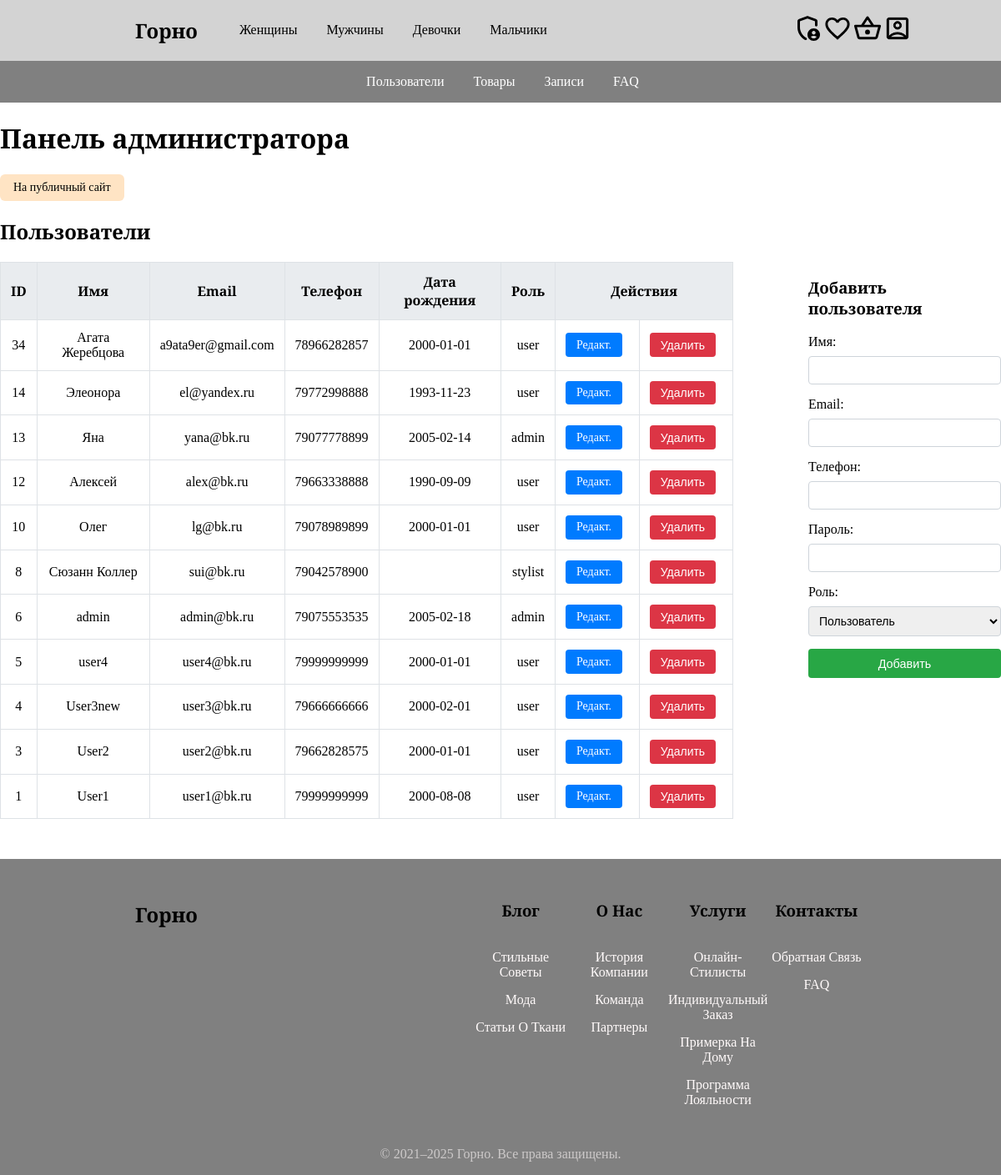
The app's page /admin/index.php?section=users (signed in), older data.
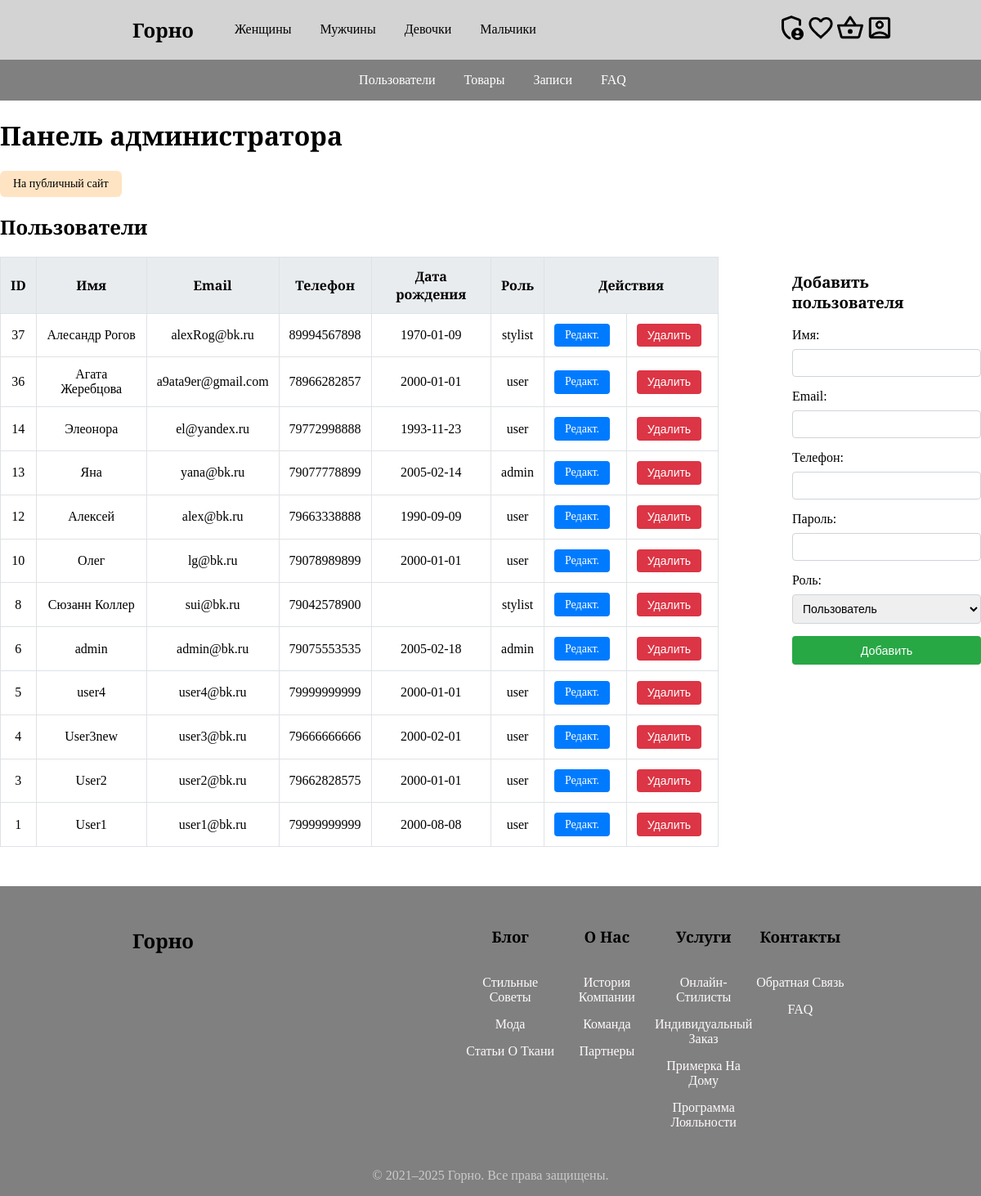
The same page, newer data.
### tables this page shows
CREATE TABLE `users` (
  `id` int NOT NULL AUTO_INCREMENT,
  `name` varchar(100) NOT NULL,
  `email` varchar(100) NOT NULL,
  `phone` varchar(15) DEFAULT NULL,
  `password` varchar(255) NOT NULL,
  `birthdate` date DEFAULT NULL,
  `role` enum('user','admin','stylist') DEFAULT 'user',
  `created_at` timestamp NULL DEFAULT CURRENT_TIMESTAMP,
  `is_verified` tinyint(1) DEFAULT '0',
  `verification_token` varchar(255) DEFAULT NULL,
  PRIMARY KEY (`id`),
  UNIQUE KEY `email` (`email`)
);

### admin/users.php (the view, shortened to what this page needs)
<?php
require_once __DIR__ . '/../config/db.php';
$edit = null;
$result = $conn->query("SELECT id, name, email, phone, birthdate, role FROM users ORDER BY id DESC");
?>
<h2>Пользователи</h2>
<section>
    <div>
        <table>
            <thead>
                <tr>
                    <th>ID</th>
                    <th>Имя</th>
                    <th>Email</th>
                    <th>Телефон</th>
                    <th>Дата рождения</th>
                    <th>Роль</th>
                    <th colspan="2">Действия</th>
                </tr>
            </thead>
            <tbody>
                <?php while($u=$result->fetch_assoc()): ?>
                    <tr>
                        <td><?=htmlspecialchars($u['id']) ?></td>
                        <td><?=htmlspecialchars($u['name'])?></td>
                        <td><?=htmlspecialchars($u['email'])?></td>
                        <td><?=htmlspecialchars($u['phone']   ?? '')?></td>
                        <td><?=htmlspecialchars($u['birthdate']??'')?></td>
                        <td><?=htmlspecialchars($u['role'])?></td>
                        <td><a href="?section=users&edit_id=<?= htmlspecialchars($u['id']) ?>">Редакт.</a></td>
                        <td>
                            <form action="/delete/user.php" method="POST" style="display:inline">
                                <button type="submit" onclick="return confirm('Удалить #<?= htmlspecialchars($u['id']) ?>?')">
                                Удалить</button>
                            </form>
                        </td>
                    </tr>
                <?php endwhile; ?>
            </tbody>
        </table>
    </div>
    <div class="form">
        <?php if ($edit): ?>
            <?php require __DIR__ . '/../admin/edit/user.php'; ?>
        <?php else: ?>
            <?php require __DIR__ . '/../admin/add/user.php'; ?>
        <?php endif; ?>
    </div>
</section>

### templates/header.php (shortened to what this page needs)
<?php
$genders = [
    'Женщины' => 'f',
    'Мужчины'  => 'm',
    'Девочки'  => 'g',
    'Мальчики' => 'b',
];
?>
<!doctype html>
<html lang="ru">
<head>
    <link rel="stylesheet" href="<?= CSS_URL ?>styles.css">
    <?php if (isset($_SESSION['role']) && $_SESSION['role'] === 'admin'): ?>
        <link rel="stylesheet" href="<?= CSS_URL ?>admin.css">
    <?php endif; ?>
</head>
<body>
<header class="header">
    <nav class="header-container">
        <div class="header-logo">
            <a href="/index.php">
                <h1>Горно</h1>
            </a>
        </div>
        <ul class="header-menu">
            <?php foreach ($genders as $label => $genderKey): ?>
            <li>
                <a href="/catalog&gender=<?= htmlspecialchars($genderKey) ?>">
                <?= htmlspecialchars($label) ?>
                </a>
            </li>
            <?php endforeach; ?>
        </ul>
        <div class="user-actions">
            <?php if (isset($_SESSION['role']) && $_SESSION['role'] === 'admin'): ?>
                <a href="/admin/index.php" class="icon-link" title="Админ-панель">
                    <img src="<?= ICONS_URL ?>admin-panel.svg" alt="Админ-панель">
                </a>
            <?php endif; ?>
            <a href="/favorite" class="icon-link">
                <img src="<?= ICONS_URL ?>favorite-default.svg" alt="Избранные" />
            </a>
            <a href="/cart" class="icon-link">
                <img src="<?= ICONS_URL ?>shopping-cart.svg" alt="Корзина" />
            </a>
            <?php if (isset($_SESSION['name'])): ?>
                <a href="/profile" class="icon-link">
                    <img src="<?= ICONS_URL ?>account.svg" alt="Профиль">
                </a>
            <?php else: ?>
                <a href="javascript:void(0);" class="icon-link" onclick="openLoginModal()">
                    <img src="<?= ICONS_URL ?>login.svg" alt="Вход">
                </a>
            <?php endif; ?>
        </div>
    </nav>
</header>

### admin/menu.php
<nav class="admin-nav">
  <ul>
    <li><a href="index.php?section=users">Пользователи</a></li>
    <li><a href="index.php?section=products">Товары</a></li>
    <li><a href="index.php?section=bookings">Записи</a></li>
    <li><a href="index.php?section=faq">FAQ</a></li>
  </ul>
</nav>

### admin/index.php (shortened to what this page needs)
<?php
include_once __DIR__ . '/../templates/header.php';
include __DIR__ . '/menu.php';
?>
<main class="admin-panel">
    <h1>Панель администратора</h1>
    <a href="/index.php" class="main-gate">На публичный сайт</a>
    <?php
        $section = $_GET['section'] ?? null;
        if ($section) {
            $file = __DIR__ . '/' . basename($section) . '.php';
            if (file_exists($file)) {
                include $file;
            } else {
                echo '<p><strong>Раздел не найден.</strong></p>';
            }
        } else {
            echo '<p>Пожалуйста, выберите раздел в меню сверху.</p>';
        }
    ?>
</main>
<?php include_once __DIR__ . '/../templates/footer.php'; ?>

### admin/add/user.php (shortened to what this page needs)
<h3>Добавить пользователя</h3>
<form method="POST" action="">
    <label>Имя: <input type="text" name="name" required></label>
    <label>Email: <input type="email" name="email" required></label>
    <label>Телефон: <input type="text" name="phone"></label>
    <label>Пароль: <input type="password" name="password" required></label>
    <label>Роль:
        <select name="role">
            <option value="user">Пользователь</option>
        </select>
    </label>
    <button type="submit">Добавить</button>
</form>

### templates/footer.php (shortened to what this page needs)
<footer class="footer">
    <div class="footer-container">
        <div class="footer-logo">
            <a href="/index">
                <h2>Горно</h2>
            </a>
        </div>
        <div class="footer-links">
            <div class="footer-column">
                <h3>Блог</h3>
                <ul>
                    <li><a href="/blog#style-tips">Стильные Советы</a></li>
                    <li><a href="/blog#fashion">Мода</a></li>
                    <li><a href="/blog#fabric-articles">Статьи О Ткани</a></li>
                </ul>
            </div>
            <div class="footer-column">
                <h3>О Нас</h3>
                <ul>
                    <li><a href="/about#history">История Компании</a></li>
                    <li><a href="/about#team">Команда</a></li>
                    <li><a href="/about#partners">Партнеры</a></li>
                </ul>
            </div>
            <div class="footer-column">
                <h3>Услуги</h3>
                <ul>
                    <li><a href="/services#online-stylists">Онлайн-Стилисты</a></li>
                    <li><a href="/services#custom-order">Индивидуальный Заказ</a></li>
                    <li><a href="/services#home-fitting">Примерка На Дому</a></li>
                    <li><a href="/services#loyalty-program">Программа Лояльности</a></li>
                </ul>
            </div>
            <div class="footer-column">
                <h3>Контакты</h3>
                <ul>
                    <li><a href="/contacts#feedback">Обратная Связь</a></li>
                    <li><a href="/contacts#faq">FAQ</a></li>
                </ul>
            </div>
        </div>
    </div>
    <div class="footer-copyright">
        <p>&copy; 2021–2025 Горно. Все права защищены.</p>
    </div>
</footer>
</body>
</html>

### assets/css/styles.css (style rules this page uses)
body { margin: auto; padding: 0; font-family: 'Merriweather', serif; display: flex; flex-direction: column; min-height: 100vh; }
h1, h2, h3, h4, h5, h6, p { white-space: normal; overflow-wrap: break-word; word-wrap: break-word; }
main { flex: 1; }

### assets/css/admin.css (style rules this page uses)
.admin-panel { margin: auto; }
.admin-panel section { display: flex; flex-direction: row; justify-content: center; gap: 90px; margin-bottom: 2rem; }
.admin-panel table { width: 100%; border-collapse: collapse; margin-bottom: 1rem; }
.admin-panel table thead { background-color: #e9ecef; }
.admin-panel table th, .admin-panel table td { padding: 0.75rem; border: 1px solid #dee2e6; text-align: center; }
.admin-panel table th { font-weight: 600; }
.admin-panel table td a, .admin-panel table td button { margin-right: 0.5rem; display: inline-block; padding: 0.4rem 0.8rem; font-size: 0.875rem; text-decoration: none; border: none; border-radius: 0.25rem; cursor: pointer; }
.admin-panel table td a { background-color: #007bff; color: #fff; }
.admin-panel table td button { background-color: #dc3545; color: #fff; }
.admin-panel section .form form { display: flex; flex-direction: column; gap: 15px; }
.admin-panel section .form form label { display: flex; flex-direction: column; font-weight: 500; }
.admin-panel section .form form input, .admin-panel section .form form select { margin-top: 0.5rem; padding: 0.5rem; border: 1px solid #ced4da; border-radius: 0.25rem; font-size: 0.875rem; }
.admin-panel section .form form button { padding: 0.6rem 1.2rem; background-color: #28a745; color: #fff; border: none; border-radius: 0.25rem; cursor: pointer; font-size: 0.9rem; }
.admin-panel .main-gate { display: inline-block; padding: 8px 16px; background-color: #FFE4C4; color: #000; border: none; border-radius: 6px; text-decoration: none; font-weight: 500; font-size: 14px; cursor: pointer; transition: background-color 0.3s ease; text-align: center; }

Row changes from the older to the newer data that the page shows:
removed users: id "34", name "Агата Жеребцова", email "a9ata9er@gmail.com", phone "78966282857", birthdate "2000-01-01", role "user"
added users: id "37", name "Алесандр Рогов", email "alexRog@bk.ru", phone "89994567898", birthdate "1970-01-09", role "stylist"
added users: id "36", name "Агата Жеребцова", email "a9ata9er@gmail.com", phone "78966282857", birthdate "2000-01-01", role "user"
